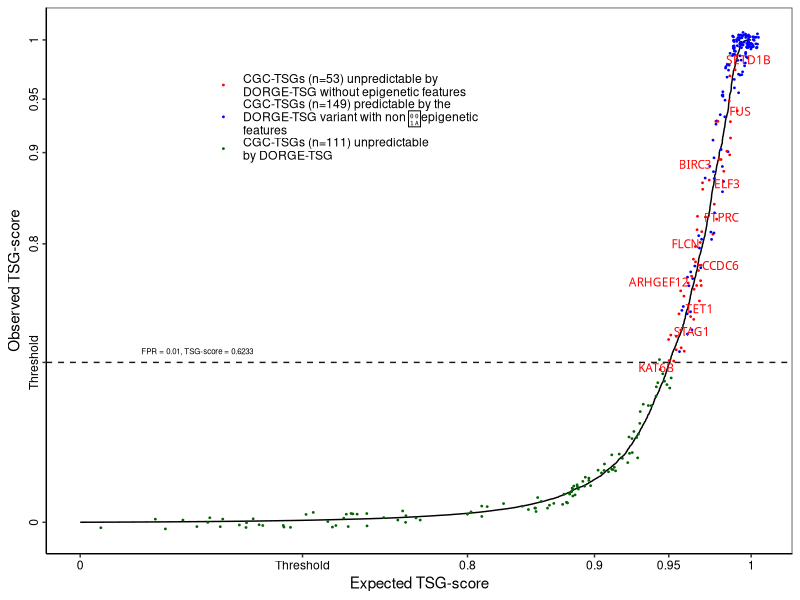
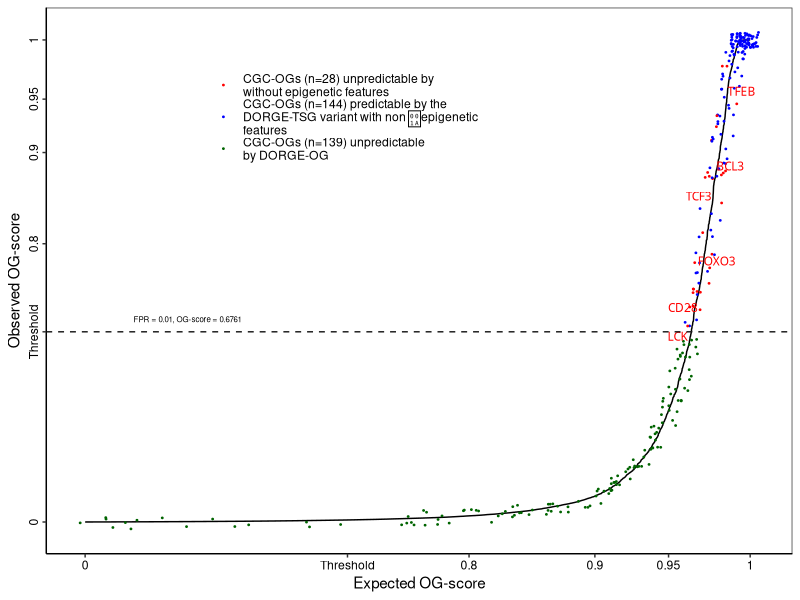

R code for these plots, in order:
####################
##### QQ-plots #####
####################

###### DORGE predictions are shown by QQ-plots with specific gene categoried highlighted.

###### Input: data/TSG_prediction-lr_enet_wo_Epigenetics_FPR_0.01.csv: DORGE-TSG predicted genes using features without epigenetic features
###### Input: data/OG_prediction-lr_enet_wo_Epigenetics_FPR_0.01.csv: DORGE-OG prediction genes using features without epigenetic features
###### Input: ../DORGE_prediction.txt: DORGE prediction results
###### Output: Figure_2G_qqplot_TSG_with_allfeature_specific_highlighted.pdf: QQplot for DORGE-TSG prediction
###### Output: Figure_2H_qqplot_OG_with_allfeature_specific_highlighted.pdf: QQplot for DORGE-OG prediction

options(warn=-1)

### Install missing packages

installed_pkgs <- installed.packages()

pkgs <-  c("ggpubr","scales","ggrepel")

if (length(setdiff(pkgs, installed_pkgs)) > 0) {
    install.packages(pkgs = setdiff(pkgs, installed_pkgs), repos = "http://cran.us.r-project.org")
}

suppressMessages(library("ggpubr"))
suppressMessages(library("scales"))
suppressMessages(library("ggrepel"))

TSG_threshold<-0.6233374 #FPR=0.01
OG_threshold<-0.6761319 #FPR=0.01

##################### Figure 2G #####################
#setwd("/Users/jlyu/Box\ Sync/TSGOG_Project/SA_sub/github/DORGE_paper/DORGE_codes/Figure_2");
score_tsg <- read.table("data/TSG_prediction-lr_enet_wo_Epigenetics_FPR_0.01.csv", header=T, sep=",")
Predicted_genes_woepi_features<-as.character(score_tsg[,1])
prediction <- read.table("../DORGE_prediction.txt", header=T, sep="\t",fill=TRUE,quote = "")

index_predicted_novel_TSGs_allfeatures<-which(prediction$TSG_probability>TSG_threshold)
Novel_genes_allfeatures<-as.character(prediction[index_predicted_novel_TSGs_allfeatures,1])
Specific_novel_genes_allfeatures<-setdiff(Novel_genes_allfeatures,Predicted_genes_woepi_features)
CGC_TSGs<-as.character(prediction[prediction$TSG_all=="1",1])
Specific_novel_nonCGC_genes_allfeatures<-setdiff(Specific_novel_genes_allfeatures,CGC_TSGs)
write.table(Specific_novel_nonCGC_genes_allfeatures,"data/Novel_DORGE_predicted_TSGs_benefitted_by_Epi_features.txt",sep="\t",quote=F,row.names=F,col.names=F)
write.table(Specific_novel_genes_allfeatures,"data/DORGE_predicted_TSGs_benefitted_by_Epi_features.txt",sep="\t",quote=F,row.names=F,col.names=F)

index_TSG_predicted_CGC_TSGs_all_feature<-which(prediction$TSG_probability>TSG_threshold & prediction$TSG_all=="1")
all_genes<-as.character(prediction[,1])
Predicted_CGC_TSGs_all_features<-all_genes[index_TSG_predicted_CGC_TSGs_all_feature]
index_predicted_woepi_genes_in_all_genes<-which(all_genes %in% Predicted_genes_woepi_features)
Predicted_CGC_TSGs_nonepi_features_only<-all_genes[intersect(index_predicted_woepi_genes_in_all_genes,index_TSG_predicted_CGC_TSGs_all_feature)]
all_feature_specific_genes<-setdiff(Predicted_CGC_TSGs_all_features,Predicted_CGC_TSGs_nonepi_features_only)

index_unpredicted_CGC_TSGs<-which(prediction$TSG_probability<TSG_threshold & prediction$TSG_all=="1")
unpredicted_CGC_TSGs<-all_genes[index_unpredicted_CGC_TSGs]

sorted = sort(prediction$TSG_probability,decreasing=F,index.return=T)
sorted_genes<-as.character(all_genes[sorted$ix])
index_highlighted_epi_specific_genes<-which(sorted_genes %in% all_feature_specific_genes)
index_highlighted_nonepi_specific_genes<-which(sorted_genes %in% Predicted_CGC_TSGs_nonepi_features_only)
index_highlighted_unpredicted_genes<-which(sorted_genes %in% unpredicted_CGC_TSGs)
highlighted_genes<-sorted_genes[c(which(sorted_genes %in% c(all_feature_specific_genes,Predicted_CGC_TSGs_nonepi_features_only,unpredicted_CGC_TSGs)))]

nonhighlighted<-as.character(sorted_genes[which(! sorted_genes %in% highlighted_genes)])

other_selected<- which(sorted_genes %in% nonhighlighted)

o <- sorted$x
e <-  1:length(prediction$TSG_probability)/19636
e[1]<-0
epi_specific<-rep("",19636)
epi_specific[index_highlighted_epi_specific_genes]<-"Epigenetic_specific"
nonepi_specific<-rep("",19636)
nonepi_specific[index_highlighted_nonepi_specific_genes]<-"woEpigenetic_specific"
unpredicted_CGC_TSGs<-rep("",19636)
unpredicted_CGC_TSGs[index_highlighted_unpredicted_genes]<-"Unpredicted CGC-TSGs"
colors<-rep("",19636)
colors[index_highlighted_epi_specific_genes]<-"Epigenetic_specific"
colors[index_highlighted_nonepi_specific_genes]<-"woEpigenetic_specific"
colors[index_highlighted_unpredicted_genes]<-"Unpredicted CGC-TSGs"

core_genes<-c("MYC","RET","TP53","BRAF","ERBB2","KRAS","ABL1","KIT","PTEN","MYCN","WT1","RB1","NRAS","ALK","CDKN2A","BCR","MET","APC","FOS","BRCA1","BCL2","CCND1","VHL","YAP1","AKT1","MYB","NOTCH1","RUNX3","KLF4","EWSR1","PIK3CA","KMT2A","CDH1","STAT3","HRAS","EZH2","JUN","ROS1","SRC","SHH","GLI1","BCL6","CTNNB1","PML","STK11","RASSF1","HGF","SMAD4","NF1","SOX2","MEN1","MARK2","LMO2","CDKN1A","PDGFRA","RUNX1","MITF","MTDH","FOXM1","MLLT3","MTOR","ERG","NPM1","MDM2","TAZ","EGF","CADM1","BRCA2","PDGFB","CD274","VEGFA","TERT","AR","CSF1R","MYCL","FHIT","KLF6","SYK","PTPN11","PTTG1","NF2","NTRK1","WWOX","FGFR1","TCL1A","ARID1A","DLC1","FOXP1","CDK16","PTGS2","RARA","SLC3A2","BAP1","FBXW7","TAL1","CDK8","ETS1","PTGDR","TNFAIP3","TWSG1");

core_gene_vec<-rep("",19636)
core_gene_vec[sorted_genes %in% core_genes]<-"Core_CGC"

dat <- data.frame("Observed" = o, "Expected" = e,"Epi_specific_genes" = epi_specific,"nonEpi_specific_genes" = nonepi_specific,"Unpredicted_CGC" = unpredicted_CGC_TSGs,"Core" = core_gene_vec,"Gene" = sorted_genes,"Color" = colors)



modulus_trans <- function(lambda){
   trans_new("modulus",
     transform = function(y){
        if(lambda != 0){
           yt <- sign(y) * (((abs(y) + 1) ^ lambda - 1) / lambda)
        }
        return(yt)
     },
     inverse = function(yt){
        if(lambda != 0){
           y <- ((abs(yt) * lambda + 1)  ^ (1 / lambda) - 1) * sign(yt)
        } else {
           y <- (exp(abs(yt)) - 1) * sign(yt)
           
        }
        return(y)
     }
   )
}

dat1<-dat
dat<-dat[dat$Color!="",]
label<-which(dat[,3]!="" & dat[,1]>TSG_threshold & dat[,1]<0.9999)
label_chosen<-label[seq(1, length(label), 5)]

pdf("Raw_figures/Figure_2G_qqplot_TSG_with_allfeature_specific_highlighted.pdf", family="ArialMT", width=3.9, height=2.7)
dat$Color<-factor(dat$Color,levels=c("Epigenetic_specific","woEpigenetic_specific","Unpredicted CGC-TSGs"))
palette_color <- c("Epigenetic_specific"='red', "woEpigenetic_specific"='blue', "Unpredicted CGC-TSGs"='darkgreen')

ggplot() + geom_path(data=dat1, aes(x=Expected, y=Observed))+ geom_point(data=dat[dat[,"Color"]!="",], aes(Expected, Observed, colour=Color),position=position_jitter(w = 0.1, h = 0.1, seed = 2),size=0.3)+ scale_colour_manual(values = palette_color,breaks = c("Epigenetic_specific","woEpigenetic_specific","Unpredicted CGC-TSGs"),labels = c(paste("CGC-TSGs (n=",length(index_highlighted_epi_specific_genes),") unpredictable by\nDORGE-TSG without epigenetic features",sep=""), paste("CGC-TSGs (n=",length(index_highlighted_nonepi_specific_genes),") predictable by the\nDORGE-TSG variant with nonepigenetic\nfeatures",sep=""), paste("CGC-TSGs (n=",length(index_highlighted_unpredicted_genes),") unpredictable\nby DORGE-TSG",sep="")))+geom_text_repel(data = dat[label_chosen,],aes(label=Gene,x=Expected, y=Observed), family="ArialMT",size= 3,color="red",segment.size= 0.3,force = 1,segment.color= "grey10")+ geom_hline(yintercept=TSG_threshold, linetype="dashed", color = "grey10")+annotate("text", label = paste("FPR = 0.01, TSG-score = ",round(TSG_threshold,4),sep=""), x = 0.45, y =  TSG_threshold+0.02, size = 2, colour = "black")+scale_x_continuous(trans = modulus_trans(5),breaks = c(0,TSG_threshold,0.8,0.9,0.95,1),labels = c("0", "Threshold","0.8","0.9", "0.95", "1"))+scale_y_continuous(trans = modulus_trans(5),breaks = c(0,TSG_threshold,0.8,0.9,0.95,1),labels = c("0", "Threshold","0.8","0.9", "0.95", "1"))+ xlab("Expected TSG-score") + ylab("Observed TSG-score")+ guides(color = guide_legend(override.aes=list(fill=NA))) + theme_bw() + theme(legend.title = element_blank(),axis.ticks.y = element_line(size = 0.5),axis.ticks.x=element_line(size = 0.5),axis.text.x = element_text(angle = 0, hjust = 0.5, colour = "black"),axis.text.y = element_text(angle = 90, hjust = 0.5, colour = "black"), panel.grid.major = element_blank(), panel.grid.minor = element_blank(),panel.background = element_blank(), axis.line = element_line(colour = "black"),legend.position=c(0.4,0.8),legend.background = element_rect(fill=alpha('transparent', 0.0)))

garbage <- dev.off()


##################### Figure 2H #####################

#setwd("/Users/jlyu/Box\ Sync/TSGOG_Project/SA_sub/github/DORGE_paper/DORGE_codes/Figure_2");
score_OG <- read.table("data/OG_prediction-lr_enet_wo_Epigenetics_FPR_0.01.csv", header=T, sep=",")
Predicted_genes_woepi_features<-as.character(score_OG[,1])
prediction <- read.table("../DORGE_prediction.txt", header=T, sep="\t",fill=TRUE,quote = "")

index_predicted_novel_OGs_allfeatures<-which(prediction$OG_probability>OG_threshold)
Novel_genes_allfeatures<-as.character(prediction[index_predicted_novel_OGs_allfeatures,1])
Specific_novel_genes_allfeatures<-setdiff(Novel_genes_allfeatures,Predicted_genes_woepi_features)
CGC_OGs<-as.character(prediction[prediction$OG_all=="1",1])
Specific_novel_nonCGC_genes_allfeatures<-setdiff(Specific_novel_genes_allfeatures,CGC_OGs)
write.table(Specific_novel_nonCGC_genes_allfeatures,"data/Novel_DORGE_predicted_OGs_benefitted_by_Epi_features.txt",sep="\t",quote=F,row.names=F,col.names=F)
write.table(Specific_novel_genes_allfeatures,"data/DORGE_predicted_OGs_benefitted_by_Epi_features.txt",sep="\t",quote=F,row.names=F,col.names=F)

index_OG_predicted_CGC_OGs_all_feature<-which(prediction$OG_probability>OG_threshold & prediction$OG_all=="1")
all_genes<-as.character(prediction[,1])
Predicted_CGC_OGs_all_features<-all_genes[index_OG_predicted_CGC_OGs_all_feature]
index_predicted_woepi_genes_in_all_genes<-which(all_genes %in% Predicted_genes_woepi_features)
Predicted_CGC_OGs_nonepi_features_only<-all_genes[intersect(index_predicted_woepi_genes_in_all_genes,index_OG_predicted_CGC_OGs_all_feature)]
all_feature_specific_genes<-setdiff(Predicted_CGC_OGs_all_features,Predicted_CGC_OGs_nonepi_features_only)

index_unpredicted_CGC_OGs<-which(prediction$OG_probability<OG_threshold & prediction$OG_all=="1")
unpredicted_CGC_OGs<-all_genes[index_unpredicted_CGC_OGs]

sorted = sort(prediction$OG_probability,decreasing=F,index.return=T)
sorted_genes<-as.character(all_genes[sorted$ix])
index_highlighted_epi_specific_genes<-which(sorted_genes %in% all_feature_specific_genes)
index_highlighted_nonepi_specific_genes<-which(sorted_genes %in% Predicted_CGC_OGs_nonepi_features_only)
index_highlighted_unpredicted_genes<-which(sorted_genes %in% unpredicted_CGC_OGs)
highlighted_genes<-sorted_genes[c(which(sorted_genes %in% c(all_feature_specific_genes,Predicted_CGC_OGs_nonepi_features_only,unpredicted_CGC_OGs)))]

nonhighlighted<-as.character(sorted_genes[which(! sorted_genes %in% highlighted_genes)])

other_selected<- which(sorted_genes %in% nonhighlighted)

o <- sorted$x
e <-  1:length(prediction$OG_probability)/19636
e[1]<-0
epi_specific<-rep("",19636)
epi_specific[index_highlighted_epi_specific_genes]<-"Epigenetic_specific"
nonepi_specific<-rep("",19636)
nonepi_specific[index_highlighted_nonepi_specific_genes]<-"woEpigenetic_specific"
unpredicted_CGC_OGs<-rep("",19636)
unpredicted_CGC_OGs[index_highlighted_unpredicted_genes]<-"Unpredicted CGC-OGs"
colors<-rep("",19636)
colors[index_highlighted_epi_specific_genes]<-"Epigenetic_specific"
colors[index_highlighted_nonepi_specific_genes]<-"woEpigenetic_specific"
colors[index_highlighted_unpredicted_genes]<-"Unpredicted CGC-OGs"

core_genes<-c("MYC","RET","TP53","BRAF","ERBB2","KRAS","ABL1","KIT","PTEN","MYCN","WT1","RB1","NRAS","ALK","CDKN2A","BCR","MET","APC","FOS","BRCA1","BCL2","CCND1","VHL","YAP1","AKT1","MYB","NOTCH1","RUNX3","KLF4","EWSR1","PIK3CA","KMT2A","CDH1","STAT3","HRAS","EZH2","JUN","ROS1","SRC","SHH","GLI1","BCL6","CTNNB1","PML","STK11","RASSF1","HGF","SMAD4","NF1","SOX2","MEN1","MARK2","LMO2","CDKN1A","PDGFRA","RUNX1","MITF","MTDH","FOXM1","MLLT3","MTOR","ERG","NPM1","MDM2","TAZ","EGF","CADM1","BRCA2","PDGFB","CD274","VEGFA","TERT","AR","CSF1R","MYCL","FHIT","KLF6","SYK","PTPN11","PTTG1","NF2","NTRK1","WWOX","FGFR1","TCL1A","ARID1A","DLC1","FOXP1","CDK16","PTGS2","RARA","SLC3A2","BAP1","FBXW7","TAL1","CDK8","ETS1","PTGDR","TNFAIP3","TWSG1");

core_gene_vec<-rep("",19636)
core_gene_vec[sorted_genes %in% core_genes]<-"Core_CGC"

dat <- data.frame("Observed" = o, "Expected" = e,"Epi_specific_genes" = epi_specific,"nonEpi_specific_genes" = nonepi_specific,"Unpredicted_CGC" = unpredicted_CGC_OGs,"Core" = core_gene_vec,"Gene" = sorted_genes,"Color" = colors)

modulus_trans <- function(lambda){
   trans_new("modulus",
     transform = function(y){
        if(lambda != 0){
           yt <- sign(y) * (((abs(y) + 1) ^ lambda - 1) / lambda)
        }
        return(yt)
     },
     inverse = function(yt){
        if(lambda != 0){
           y <- ((abs(yt) * lambda + 1)  ^ (1 / lambda) - 1) * sign(yt)
        } else {
           y <- (exp(abs(yt)) - 1) * sign(yt)
           
        }
        return(y)
     }
   )
}

dat1<-dat
dat<-dat[dat$Color!="",]
label<-which(dat[,3]!="" & dat[,1]>OG_threshold & dat[,1]<0.9999)
label_chosen<-label[seq(1, length(label), 5)]

pdf("Raw_figures/Figure_2H_qqplot_OG_with_allfeature_specific_highlighted.pdf", family="ArialMT", width=3.9, height=2.7)
dat$Color<-factor(dat$Color,levels=c("Epigenetic_specific","woEpigenetic_specific","Unpredicted CGC-OGs"))
palette_color <- c("Epigenetic_specific"='red', "woEpigenetic_specific"='blue', "Unpredicted CGC-OGs"='darkgreen')

ggplot() + geom_path(data=dat1, aes(x=Expected, y=Observed))+ geom_point(data=dat[dat[,"Color"]!="",], aes(Expected, Observed, colour=Color),position=position_jitter(w = 0.1, h = 0.1, seed = 2),size=0.3)+ scale_colour_manual(values = palette_color,breaks = c("Epigenetic_specific","woEpigenetic_specific","Unpredicted CGC-OGs"),labels = c(paste("CGC-OGs (n=",length(index_highlighted_epi_specific_genes),") unpredictable by\nwithout epigenetic features",sep=""), paste("CGC-OGs (n=",length(index_highlighted_nonepi_specific_genes),") predictable by the\nDORGE-TSG variant with nonepigenetic\nfeatures",sep=""), paste("CGC-OGs (n=",length(index_highlighted_unpredicted_genes),") unpredictable\nby DORGE-OG",sep="")))+geom_text_repel(data = dat[label_chosen,],aes(label=Gene,x=Expected, y=Observed), family="ArialMT",size= 3,color="red",segment.size= 0.3,force = 1,segment.color= "grey10")+ geom_hline(yintercept=OG_threshold, linetype="dashed", color = "grey10")+annotate("text", label = paste("FPR = 0.01, OG-score = ",round(OG_threshold,4),sep=""), x = 0.42, y =  OG_threshold+0.02, size = 2, colour = "black")+scale_x_continuous(trans = modulus_trans(5),breaks = c(0,OG_threshold,0.8,0.9,0.95,1),labels = c("0", "Threshold","0.8","0.9", "0.95", "1"))+scale_y_continuous(trans = modulus_trans(5),breaks = c(0,OG_threshold,0.8,0.9,0.95,1),labels = c("0", "Threshold","0.8","0.9", "0.95", "1"))+ xlab("Expected OG-score") + ylab("Observed OG-score")+ guides(color = guide_legend(override.aes=list(fill=NA))) + theme_bw() + theme(legend.title = element_blank(),axis.ticks.y = element_line(size = 0.5),axis.ticks.x=element_line(size = 0.5),axis.text.x = element_text(angle = 0, hjust = 0.5, colour = "black"),axis.text.y = element_text(angle = 90, hjust = 0.5, colour = "black"), panel.grid.major = element_blank(), panel.grid.minor = element_blank(),panel.background = element_blank(), axis.line = element_line(colour = "black"),legend.position=c(0.4,0.8),legend.background = element_rect(fill=alpha('transparent', 0.0)))

garbage <- dev.off()